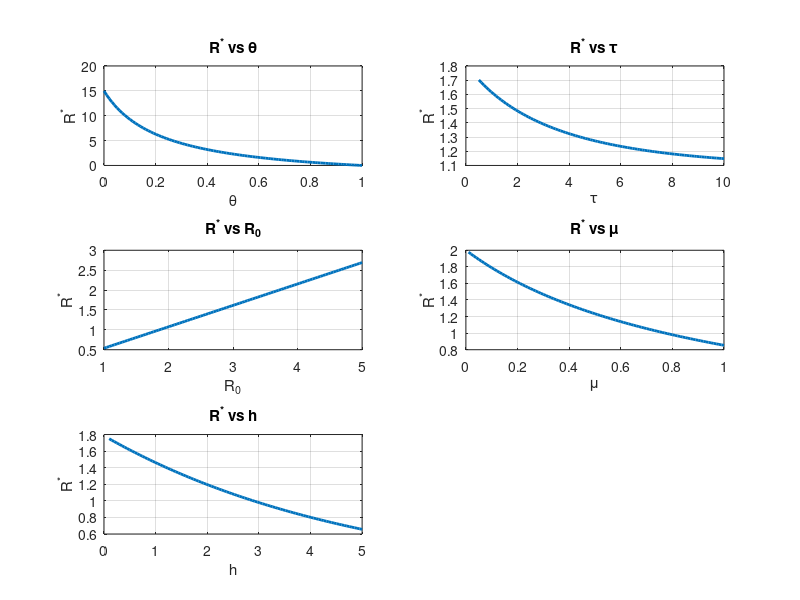

This figure's MATLAB source:

R0 = 3;
mu = 0.2;
h = 0.5;
theta = 0.6;
tau = 1;

theta_range = linspace(0,1,100);
tau_range = linspace(0.5,10,100);
R0_range = linspace(1,5,100);
mu_range = linspace(0.01,1,100);
h_range = linspace(0.1,5,100);

% Example R* and R*
R_star_theta = R0*(1-theta_range).*exp(-mu*h)./(1-(1-theta_range).*exp(-mu*tau));
R_star_tau = R0*(1-theta)*exp(-mu*h)./(1-(1-theta).*exp(-mu*tau_range));
R_star_R0 = R0_range*(1-theta)*exp(-mu*h)./(1-(1-theta).*exp(-mu*tau));
R_star_mu = R0*(1-theta)*exp(-mu_range*h)./(1-(1-theta).*exp(-mu_range*tau));
R_star_h = R0*(1-theta)*exp(-mu*h_range)./(1-(1-theta).*exp(-mu*tau));

figure

subplot(3,2,1)
plot(theta_range, R_star_theta, 'LineWidth',2)
xlabel('\theta'), ylabel('R^*')
title('R^* vs \theta')
grid on

subplot(3,2,2)
plot(tau_range, R_star_tau, 'LineWidth',2)
xlabel('\tau'), ylabel('R^*')
title('R^* vs \tau')
grid on

subplot(3,2,3)
plot(R0_range, R_star_R0, 'LineWidth',2)
xlabel('R_0'), ylabel('R^*')
title('R^* vs R_0')
grid on

subplot(3,2,4)
plot(mu_range, R_star_mu, 'LineWidth',2)
xlabel('\mu'), ylabel('R^*')
title('R^* vs \mu')
grid on

subplot(3,2,5)
plot(h_range, R_star_h, 'LineWidth',2)
xlabel('h'), ylabel('R^*')
title('R^* vs h')
grid on
